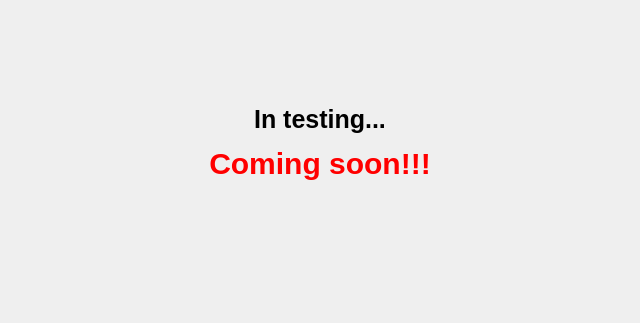
<?xml version="1.0" encoding="UTF-8"?>
<ui version="4.0">
 <class>VotePage</class>
 <widget class="QWidget" name="VotePage">
  <property name="geometry">
   <rect>
    <x>0</x>
    <y>0</y>
    <width>640</width>
    <height>323</height>
   </rect>
  </property>
  <property name="windowTitle">
   <string>Voting Area</string>
  </property>
  <layout class="QVBoxLayout" name="verticalLayout">
   <property name="spacing">
    <number>12</number>
   </property>
   <property name="leftMargin">
    <number>18</number>
   </property>
   <property name="topMargin">
    <number>50</number>
   </property>
   <property name="rightMargin">
    <number>18</number>
   </property>
   <property name="bottomMargin">
    <number>15</number>
   </property>
   <item>
    <widget class="QLabel" name="label_1">
     <property name="pixmap">
      <pixmap resource="../eltoken.qrc">:/images/testing</pixmap>
     </property>
     <property name="alignment">
      <set>Qt::AlignCenter</set>
     </property>
    </widget>
   </item>
   <item>
    <widget class="QLabel" name="label_2">
     <property name="styleSheet">
      <string notr="true">font-size: 25px; font-weight: bold;</string>
     </property>
     <property name="text">
      <string>
In testing...</string>
     </property>
     <property name="alignment">
      <set>Qt::AlignCenter</set>
     </property>
    </widget>
   </item>
   <item>
    <widget class="QLabel" name="label_3">
     <property name="styleSheet">
      <string notr="true">color: rgb(255, 0, 0); font-size: 30px; font-weight: bold;</string>
     </property>
     <property name="text">
      <string>Coming soon!!!</string>
     </property>
     <property name="alignment">
      <set>Qt::AlignCenter</set>
     </property>
    </widget>
   </item>
   <item>
    <spacer name="verticalSpacer">
     <property name="orientation">
      <enum>Qt::Vertical</enum>
     </property>
     <property name="sizeHint" stdset="0">
      <size>
       <width>20</width>
       <height>40</height>
      </size>
     </property>
    </spacer>
   </item>
  </layout>
 </widget>
 <resources>
  <include location="../eltoken.qrc"/>
 </resources>
 <connections/>
</ui>
